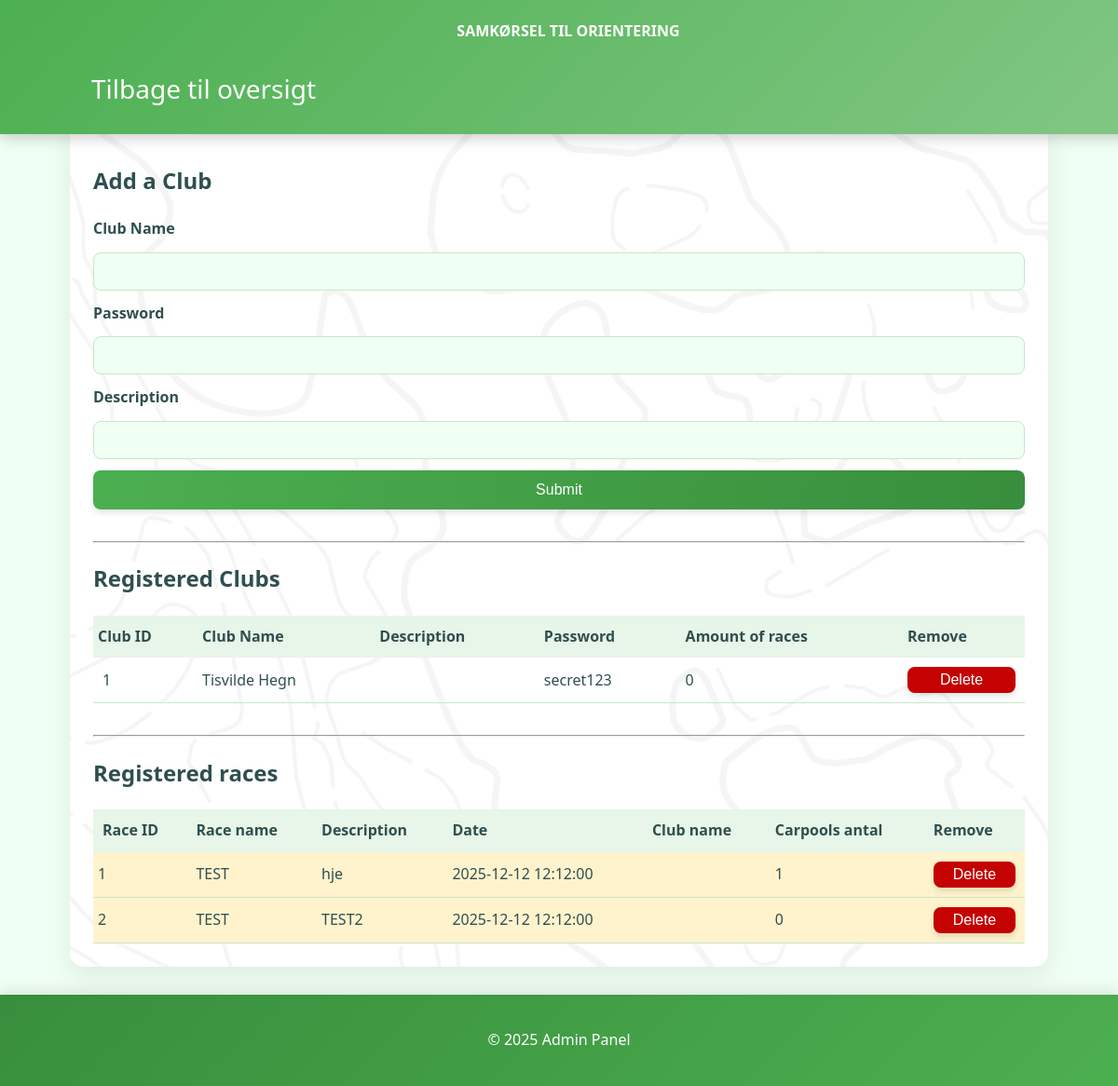
/admin (signed in), run on the app's committed database.
### pythonextensions/models.py (models this page shows)
class Club(db.Model):
    id = db.Column(db.Integer, primary_key=True)
    password = db.Column(db.String(100), nullable=False)
    name = db.Column(db.String(100), nullable=False, unique=True)
    description = db.Column(db.Text, nullable=True)
    carpools = db.relationship('Carpool', backref='club', lazy="joined")
    races = db.relationship('Race', backref='club', lazy="joined")

class Race(db.Model):
    id = db.Column(db.Integer, primary_key=True)
    club_level = db.Column(db.Boolean, default=False) #indicates if it is a club level
    name = db.Column(db.String(100), nullable=False, unique=False)
    description = db.Column(db.Text, nullable=True)
    date = db.Column(db.DateTime, nullable=False)
    latitude = db.Column(db.Float, nullable=False)
    longitude = db.Column(db.Float, nullable=False)
    carpools = db.relationship('Carpool', backref='race', lazy="joined")
    club_id = db.Column(db.Integer, db.ForeignKey('club.id'), nullable=True)

### app.py (the view, shortened to what this page needs)
@app.route('/admin', methods=['GET', 'POST'])
def admin():
    if 'admin_login' not in session:
        return redirect(url_for('admin_login'))
    Clubs = Club.query.all()
    Races = Race.query.all()
    Carpools = Carpool.query.all()
    races_by_club = {}
    carpools_by_races = {}
    for race in Races:
        races_by_club.setdefault(race.club_id, []).append(race)
    for carpool in Carpools:
        carpools_by_races.setdefault(carpool.race_id, []).append(carpool)
    clubs_dict = {club.id: club for club in Clubs}
    Carpools = Carpool.query.all()
    return render_template("admin.html", clubs=Clubs, races=Races, carpool=Carpools, clubs_dict = clubs_dict, races_by_club=races_by_club, carpools_by_races=carpools_by_races )

### templates/admin.html (shortened to what this page needs)
<!DOCTYPE html>
<html lang="en">
<head>
    <link rel="stylesheet" href="{{ url_for('static', filename='style.css') }}">
    <link rel="stylesheet" href="https://cdn.datatables.net/1.13.6/css/jquery.dataTables.min.css">
</head>
<body>
    <header>
        <h1 style="font-size: medium;">SAMKØRSEL TIL ORIENTERING</h1>
        <div class="header-inner">
            <nav id="primary-nav" class="nav">
                <ul style="display: flex; gap: 20px; list-style: none; padding: 0; margin: 0;">
                    <li><a href="/" class="navbar-link">Tilbage til oversigt</a></li>
                </ul>
            </nav>
        </div>
    </header>
    <div class="main-wrapper">
        <div class="center-container">
            <h2>Add a Club</h2>
            <form action="{{ url_for('admin') }}" method="POST">
                <label for="club_name">Club Name</label>
                <input type="text" id="club_name" name="name" required>
                <label for="password">Password</label>
                <input type="text" id="password" name="password" required>
                <label for="description">Description</label>
                <input type="text" id="description" name="description">
                <button type="submit">Submit</button>
            </form>
            <br>
            <hr>
            <h2>Registered Clubs</h2>
            <table id="clubTable" style="width:100%; border-collapse: collapse; margin-top:20px;">
                <thead>
                    <tr style="background:#e8f5e9;">
                        <th style="padding:5px; text-align:left;">Club ID</th>
                        <th style="padding:10px; text-align:left;">Club Name</th>
                        <th style="padding:10px; text-align:left;">Description</th>
                        <th style="padding:10px; text-align:left;">Password</th>
                        <th style="padding:10px; text-align:left;">Amount of races</th>
                        <th style="padding:10px; text-align:left;">Remove</th>
                    </tr>
                </thead>
                <tbody>
                    {% for club in clubs %}
                    <tr>
                        <td style="padding:10px; border-bottom:1px solid #c8e6c9;">
                            {{ club.id }}
                        </td>
                        <td style="padding:10px; border-bottom:1px solid #c8e6c9;">
                            {{ club.name }}
                        </td>
                        <td style="padding:10px; border-bottom:1px solid #c8e6c9;">
                        </td>
                        <td style="padding:10px; border-bottom:1px solid #c8e6c9;">
                            {{ club.password }}
                        </td>
                        <td style="padding:10px; border-bottom:1px solid #c8e6c9;">
                            {{ races_by_club[club.id]|length }}
                        </td>
                        <td style="padding:10px; border-bottom:1px solid #c8e6c9;">
                            <form onsubmit="return confirm('ER du sikker på at du vil slette denne klub?')"
                                action="{{ url_for('admin') }}" method="post">
                                <button type="submit" class="delete-btn">Delete</button>
                            </form>
                        </td>
                    </tr>
                    {% endfor %}
                </tbody>
            </table>
            <br>
            <hr>
            <h2>Registered races</h2>
            <table id="raceTable" style="width:100%; border-collapse: collapse; margin-top:20px;">
                <thead>
                    <tr style="background:#e8f5e9;">
                        <th style="padding:10px; text-align:left;">Race ID</th>
                        <th style="padding:10px; text-align:left;">Race name</th>
                        <th style="padding:10px; text-align:left;">Description</th>
                        <th style="padding:10px; text-align:left;">Date</th>
                        <th style="padding:10px; text-align:left;">Club name</th>
                        <th style="padding:10px; text-align:left;">Carpools antal</th>
                        <th style="padding:10px; text-align:left;">Remove</th>
                    </tr>
                </thead>
                <tbody>
                    {% for race in races %}
                    <tr class="race-row">
                        <td style="padding:5px; border-bottom:1px solid #c8e6c9;">
                            {{ race.id }}
                        </td>
                        <td style="padding:10px; border-bottom:1px solid #c8e6c9;">
                            {{ race.name }}
                        </td>
                        <td style="padding:10px; border-bottom:1px solid #c8e6c9;">
                            {{ race.description }}
                        </td>
                        <td class="race-date" style="padding:10px; border-bottom:1px solid #c8e6c9;">
                            {{ race.date }}
                        </td>
                        <td style="padding:10px; border-bottom:1px solid #c8e6c9;">
                        </td>
                        <td style="padding:10px; border-bottom:1px solid #c8e6c9;">
                            {{ carpools_by_races[race.id]|length }}
                        </td>
                        <td style="padding:10px; border-bottom:1px solid #c8e6c9;">
                            <form onsubmit="return confirm('ER du sikker på at du vil slette dette løb?')"
                                action="{{ url_for('admin') }}" method="post">
                                <button type="submit" class="delete-btn">Delete</button>
                            </form>
                        </td>
                    </tr>
                    {% endfor %}
                </tbody>
            </table>
        </div>
    </div>
    <footer>
        <p>&copy; 2025 Admin Panel</p>
    </footer>
</body>
</html>

### static/style.css (style rules this page uses)
body { font-family: 'Segoe UI', Tahoma, Geneva, Verdana, sans-serif; background-color: #f0fff4; margin: 0; padding-top: 10px; color: #2f4f4f; line-height: 1.6; }
.delete-btn { background: #c40202; color: white; border: none; padding: 5px 10px; cursor: pointer; }
.main-wrapper { display: flex; flex-direction: row; justify-content: center; align-items: flex-start; max-width: 1400px; margin: 0 auto; }
header { width: 100%; margin-bottom: 10px; background: linear-gradient(135deg, #4caf50, #81c784); color: white; padding: 10px; text-align: center; font-size: 28px; box-shadow: 0 4px 15px rgba(0, 0, 0, 0.2); position: fixed; top: 0; left: 0; z-index: 2; }
form { display: flex; flex-direction: column; gap: 12px; }
label { font-weight: 600; color: #2f4f4f; }
input, select { padding: 12px; border: 1px solid #c8e6c9; border-radius: 8px; background-color: #f0fff4; transition: border-color 0.3s, box-shadow 0.3s; }
button { background: linear-gradient(to right, #4caf50, #388e3c); color: white; padding: 12px; border: none; border-radius: 8px; cursor: pointer; font-size: 16px; font-weight: 500; transition: all 0.3s ease; box-shadow: 0 4px 6px rgba(0, 0, 0, 0.1); }
a:link, a:visited { background: linear-gradient(to right, #388e3c, #4caf50); color: white; padding: 12px 20px; text-align: center; text-decoration: none; display: inline-block; border-radius: 8px; transition: all 0.3s ease; box-shadow: 0 4px 6px rgba(0, 0, 0, 0.1); }
footer { text-align: center; padding: 20px; background: linear-gradient(135deg, #388e3c, #4caf50); color: white; margin-top: 30px; box-shadow: 0 -4px 15px rgba(0, 0, 0, 0.1); }
.center-container { flex: 1; max-width: 1000px; background: white; padding: 25px; border-radius: 15px; box-shadow: 0 10px 30px rgba(0, 0, 0, 0.08); transition: none; margin-top: 120px; order: 1; background-image: url("./images/contours.png"); background-size: cover; background-position: center; background-repeat: no-repeat; background-attachment: fixed; }
.header-inner { max-width: 100%; margin-left: 5%; margin-right: 5%; padding: 8px 16px; display: flex; align-items: center; justify-content: space-between; gap: 12px; }
.nav { display: flex; align-items: center; gap: 12px; }
.nav a { background: transparent; box-shadow: none; padding: 8px 12px; border-radius: 8px; text-decoration: none; color: #fff; transition: background 0.2s ease; }

### data on the page
Club: id "1", name "Tisvilde Hegn", password "secret123", races_by_club "0"
Race: id "1", name "TEST", description "hje", date "2025-12-12 12:12:00", carpools_by_races "1"
Race: id "2", name "TEST", description "TEST2", date "2025-12-12 12:12:00", carpools_by_races "0"
